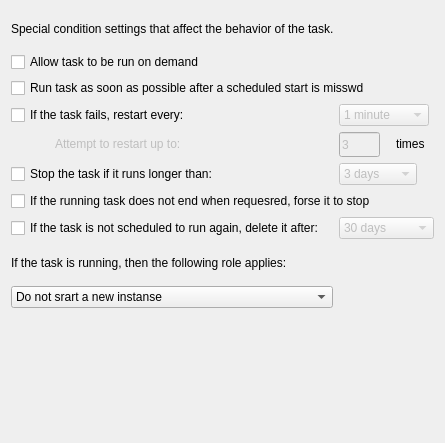
<?xml version="1.0" encoding="UTF-8"?>
<ui version="4.0">
 <class>ScheduleSettingsWin7Widget</class>
 <widget class="QWidget" name="ScheduleSettingsWin7Widget">
  <property name="geometry">
   <rect>
    <x>0</x>
    <y>0</y>
    <width>445</width>
    <height>443</height>
   </rect>
  </property>
  <property name="sizePolicy">
   <sizepolicy hsizetype="Fixed" vsizetype="Fixed">
    <horstretch>0</horstretch>
    <verstretch>0</verstretch>
   </sizepolicy>
  </property>
  <property name="minimumSize">
   <size>
    <width>445</width>
    <height>443</height>
   </size>
  </property>
  <property name="maximumSize">
   <size>
    <width>486</width>
    <height>443</height>
   </size>
  </property>
  <property name="windowTitle">
   <string>Form</string>
  </property>
  <layout class="QGridLayout" name="gridLayout">
   <item row="5" column="2" colspan="2">
    <widget class="QComboBox" name="stopLonderComboBox">
     <property name="enabled">
      <bool>false</bool>
     </property>
     <property name="sizePolicy">
      <sizepolicy hsizetype="Fixed" vsizetype="Fixed">
       <horstretch>0</horstretch>
       <verstretch>0</verstretch>
      </sizepolicy>
     </property>
     <property name="currentIndex">
      <number>6</number>
     </property>
     <item>
      <property name="text">
       <string>1 hour</string>
      </property>
     </item>
     <item>
      <property name="text">
       <string>2 hours</string>
      </property>
     </item>
     <item>
      <property name="text">
       <string>4 hours</string>
      </property>
     </item>
     <item>
      <property name="text">
       <string>8 hours</string>
      </property>
     </item>
     <item>
      <property name="text">
       <string>12 hours</string>
      </property>
     </item>
     <item>
      <property name="text">
       <string>1 day</string>
      </property>
     </item>
     <item>
      <property name="text">
       <string>3 days</string>
      </property>
     </item>
    </widget>
   </item>
   <item row="10" column="0" colspan="4">
    <spacer name="verticalSpacer">
     <property name="orientation">
      <enum>Qt::Vertical</enum>
     </property>
     <property name="sizeHint" stdset="0">
      <size>
       <width>428</width>
       <height>41</height>
      </size>
     </property>
    </spacer>
   </item>
   <item row="3" column="0" colspan="2">
    <widget class="QCheckBox" name="restartEveryCheckBox">
     <property name="text">
      <string>If the task fails, restart every:</string>
     </property>
    </widget>
   </item>
   <item row="6" column="0" colspan="4">
    <widget class="QCheckBox" name="forceStopCheckBox">
     <property name="text">
      <string>If the running task does not end when requesred, forse it to stop</string>
     </property>
    </widget>
   </item>
   <item row="7" column="0" colspan="2">
    <widget class="QCheckBox" name="deleteAfterCheckBox">
     <property name="text">
      <string>If the task is not scheduled to run again, delete it after:</string>
     </property>
    </widget>
   </item>
   <item row="1" column="0" colspan="4">
    <widget class="QCheckBox" name="allowCheckBox">
     <property name="text">
      <string>Allow task to be run on demand</string>
     </property>
    </widget>
   </item>
   <item row="4" column="2">
    <widget class="QLineEdit" name="restartUpLineEdit">
     <property name="enabled">
      <bool>false</bool>
     </property>
     <property name="sizePolicy">
      <sizepolicy hsizetype="Fixed" vsizetype="Fixed">
       <horstretch>41</horstretch>
       <verstretch>25</verstretch>
      </sizepolicy>
     </property>
     <property name="minimumSize">
      <size>
       <width>41</width>
       <height>25</height>
      </size>
     </property>
     <property name="maximumSize">
      <size>
       <width>41</width>
       <height>25</height>
      </size>
     </property>
     <property name="text">
      <string>3</string>
     </property>
    </widget>
   </item>
   <item row="2" column="0" colspan="4">
    <widget class="QCheckBox" name="runSoonCheckBox">
     <property name="text">
      <string>Run task as soon as possible after a scheduled start is misswd</string>
     </property>
    </widget>
   </item>
   <item row="3" column="2" colspan="2">
    <widget class="QComboBox" name="restartEveryComboBox">
     <property name="enabled">
      <bool>false</bool>
     </property>
     <property name="sizePolicy">
      <sizepolicy hsizetype="Fixed" vsizetype="Fixed">
       <horstretch>0</horstretch>
       <verstretch>0</verstretch>
      </sizepolicy>
     </property>
     <item>
      <property name="text">
       <string>1 minute</string>
      </property>
     </item>
     <item>
      <property name="text">
       <string>5 minute</string>
      </property>
     </item>
     <item>
      <property name="text">
       <string>5 minutes</string>
      </property>
     </item>
     <item>
      <property name="text">
       <string>10 minutes</string>
      </property>
     </item>
     <item>
      <property name="text">
       <string>15 minutes</string>
      </property>
     </item>
     <item>
      <property name="text">
       <string>30 minutes</string>
      </property>
     </item>
     <item>
      <property name="text">
       <string>1 hour</string>
      </property>
     </item>
     <item>
      <property name="text">
       <string>2 hours</string>
      </property>
     </item>
    </widget>
   </item>
   <item row="9" column="0" colspan="2">
    <widget class="QComboBox" name="runRolesComboBox">
     <property name="sizePolicy">
      <sizepolicy hsizetype="Fixed" vsizetype="Fixed">
       <horstretch>0</horstretch>
       <verstretch>0</verstretch>
      </sizepolicy>
     </property>
     <property name="maximumSize">
      <size>
       <width>360</width>
       <height>25</height>
      </size>
     </property>
     <item>
      <property name="text">
       <string>Do not srart a new instanse</string>
      </property>
     </item>
     <item>
      <property name="text">
       <string>Run a new instanse in parallel</string>
      </property>
     </item>
     <item>
      <property name="text">
       <string>Queue a new instanse</string>
      </property>
     </item>
     <item>
      <property name="text">
       <string>Stop the existing instanse</string>
      </property>
     </item>
    </widget>
   </item>
   <item row="0" column="0" colspan="4">
    <widget class="QLabel" name="settingsLabel">
     <property name="sizePolicy">
      <sizepolicy hsizetype="Fixed" vsizetype="Fixed">
       <horstretch>92</horstretch>
       <verstretch>35</verstretch>
      </sizepolicy>
     </property>
     <property name="minimumSize">
      <size>
       <width>92</width>
       <height>35</height>
      </size>
     </property>
     <property name="maximumSize">
      <size>
       <width>16777215</width>
       <height>35</height>
      </size>
     </property>
     <property name="text">
      <string>Special condition settings that affect the behavior of the task.</string>
     </property>
     <property name="buddy">
      <cstring>allowCheckBox</cstring>
     </property>
    </widget>
   </item>
   <item row="4" column="3">
    <widget class="QLabel" name="restartUptimeLabel">
     <property name="sizePolicy">
      <sizepolicy hsizetype="Fixed" vsizetype="Fixed">
       <horstretch>0</horstretch>
       <verstretch>0</verstretch>
      </sizepolicy>
     </property>
     <property name="text">
      <string>times</string>
     </property>
    </widget>
   </item>
   <item row="8" column="0" colspan="4">
    <widget class="QLabel" name="runrolesLabel">
     <property name="sizePolicy">
      <sizepolicy hsizetype="Preferred" vsizetype="Fixed">
       <horstretch>0</horstretch>
       <verstretch>0</verstretch>
      </sizepolicy>
     </property>
     <property name="minimumSize">
      <size>
       <width>0</width>
       <height>35</height>
      </size>
     </property>
     <property name="text">
      <string>If the task is running, then the following role applies:</string>
     </property>
     <property name="buddy">
      <cstring>runRolesComboBox</cstring>
     </property>
    </widget>
   </item>
   <item row="5" column="0" colspan="2">
    <widget class="QCheckBox" name="stopLongerCheckBox">
     <property name="text">
      <string>Stop the task if it runs longer than:</string>
     </property>
    </widget>
   </item>
   <item row="7" column="2" colspan="2">
    <widget class="QComboBox" name="deleteAfterComboBox">
     <property name="enabled">
      <bool>false</bool>
     </property>
     <property name="sizePolicy">
      <sizepolicy hsizetype="Fixed" vsizetype="Fixed">
       <horstretch>0</horstretch>
       <verstretch>0</verstretch>
      </sizepolicy>
     </property>
     <property name="currentIndex">
      <number>1</number>
     </property>
     <item>
      <property name="text">
       <string>Immediately</string>
      </property>
     </item>
     <item>
      <property name="text">
       <string>30 days</string>
      </property>
     </item>
     <item>
      <property name="text">
       <string>90 days</string>
      </property>
     </item>
     <item>
      <property name="text">
       <string>180 days</string>
      </property>
     </item>
     <item>
      <property name="text">
       <string>365 days</string>
      </property>
     </item>
    </widget>
   </item>
   <item row="4" column="1">
    <widget class="QLabel" name="restartUpLabel">
     <property name="enabled">
      <bool>false</bool>
     </property>
     <property name="sizePolicy">
      <sizepolicy hsizetype="Maximum" vsizetype="Fixed">
       <horstretch>170</horstretch>
       <verstretch>0</verstretch>
      </sizepolicy>
     </property>
     <property name="minimumSize">
      <size>
       <width>300</width>
       <height>0</height>
      </size>
     </property>
     <property name="text">
      <string>Attempt to restart up to:</string>
     </property>
    </widget>
   </item>
  </layout>
 </widget>
 <tabstops>
  <tabstop>allowCheckBox</tabstop>
  <tabstop>runSoonCheckBox</tabstop>
  <tabstop>restartEveryCheckBox</tabstop>
  <tabstop>restartEveryComboBox</tabstop>
  <tabstop>restartUpLineEdit</tabstop>
  <tabstop>stopLongerCheckBox</tabstop>
  <tabstop>stopLonderComboBox</tabstop>
  <tabstop>forceStopCheckBox</tabstop>
  <tabstop>deleteAfterCheckBox</tabstop>
  <tabstop>deleteAfterComboBox</tabstop>
  <tabstop>runRolesComboBox</tabstop>
 </tabstops>
 <resources/>
 <connections>
  <connection>
   <sender>restartEveryCheckBox</sender>
   <signal>toggled(bool)</signal>
   <receiver>restartEveryComboBox</receiver>
   <slot>setEnabled(bool)</slot>
   <hints>
    <hint type="sourcelabel">
     <x>180</x>
     <y>120</y>
    </hint>
    <hint type="destinationlabel">
     <x>393</x>
     <y>120</y>
    </hint>
   </hints>
  </connection>
  <connection>
   <sender>restartEveryCheckBox</sender>
   <signal>toggled(bool)</signal>
   <receiver>restartUpLabel</receiver>
   <slot>setEnabled(bool)</slot>
   <hints>
    <hint type="sourcelabel">
     <x>180</x>
     <y>120</y>
    </hint>
    <hint type="destinationlabel">
     <x>202</x>
     <y>151</y>
    </hint>
   </hints>
  </connection>
  <connection>
   <sender>restartEveryCheckBox</sender>
   <signal>toggled(bool)</signal>
   <receiver>restartUpLineEdit</receiver>
   <slot>setEnabled(bool)</slot>
   <hints>
    <hint type="sourcelabel">
     <x>180</x>
     <y>120</y>
    </hint>
    <hint type="destinationlabel">
     <x>378</x>
     <y>151</y>
    </hint>
   </hints>
  </connection>
  <connection>
   <sender>stopLongerCheckBox</sender>
   <signal>toggled(bool)</signal>
   <receiver>stopLonderComboBox</receiver>
   <slot>setEnabled(bool)</slot>
   <hints>
    <hint type="sourcelabel">
     <x>180</x>
     <y>182</y>
    </hint>
    <hint type="destinationlabel">
     <x>393</x>
     <y>182</y>
    </hint>
   </hints>
  </connection>
  <connection>
   <sender>deleteAfterCheckBox</sender>
   <signal>toggled(bool)</signal>
   <receiver>deleteAfterComboBox</receiver>
   <slot>setEnabled(bool)</slot>
   <hints>
    <hint type="sourcelabel">
     <x>180</x>
     <y>242</y>
    </hint>
    <hint type="destinationlabel">
     <x>393</x>
     <y>242</y>
    </hint>
   </hints>
  </connection>
 </connections>
</ui>
